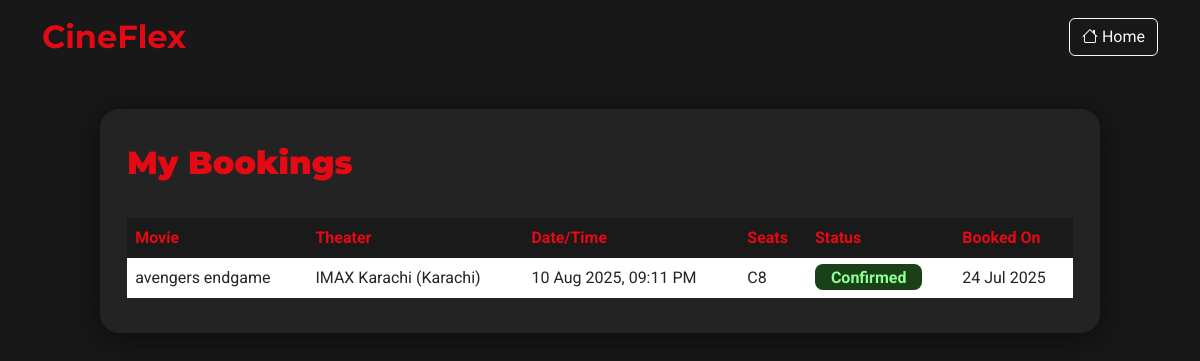
Before: /user/my-bookings.php (signed in) with the older database file.
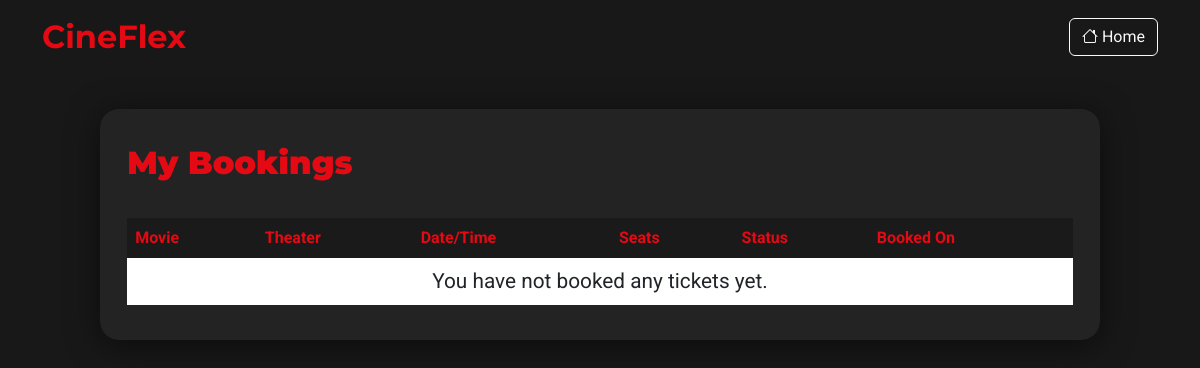
After: the same page with the newer database file.
### tables this page shows
CREATE TABLE `bookings` (
  `id` int(11) NOT NULL,
  `user_id` int(11) DEFAULT NULL,
  `show_id` int(11) DEFAULT NULL,
  `seats` varchar(50) DEFAULT NULL,
  `seat_class` varchar(50) DEFAULT NULL,
  `booking_date` datetime DEFAULT current_timestamp(),
  `status` varchar(30) DEFAULT 'confirmed',
  `payment_status` enum('unpaid','paid') DEFAULT 'unpaid',
  `seat_types` text DEFAULT NULL
);

CREATE TABLE `movies` (
  `id` int(11) NOT NULL,
  `title` varchar(100) DEFAULT NULL,
  `description` text DEFAULT NULL,
  `genre` varchar(50) DEFAULT NULL,
  `duration` varchar(30) DEFAULT NULL,
  `poster` varchar(255) DEFAULT NULL,
  `trailer` varchar(255) DEFAULT NULL,
  `rating` float DEFAULT NULL,
  `is_trending` tinyint(1) DEFAULT 0,
  `is_nowshowing` tinyint(1) DEFAULT 0,
  `is_toprated` tinyint(1) DEFAULT 0,
  `status` varchar(20) DEFAULT 'active',
  `created_at` datetime DEFAULT current_timestamp()
);

CREATE TABLE `theaters` (
  `id` int(11) NOT NULL,
  `name` varchar(100) NOT NULL,
  `city` varchar(100) DEFAULT NULL,
  `address` varchar(255) DEFAULT NULL
);

CREATE TABLE `shows` (
  `id` int(11) NOT NULL,
  `movie_id` int(11) DEFAULT NULL,
  `theater_id` int(11) DEFAULT NULL,
  `show_time` datetime DEFAULT NULL,
  `seats` int(11) DEFAULT NULL,
  `price` float DEFAULT NULL
);

### user/my-bookings.php (the view, shortened to what this page needs)
<?php
require_once("../includes/db.php");
$user_id = $_SESSION['user_id'];
$res = mysqli_query($conn, "
  SELECT
    b.*,
    s.show_time,
    m.title AS movie_title,
    t.name AS theater_name,
    t.city
  FROM
    bookings b
    LEFT JOIN shows s ON b.show_id = s.id
    LEFT JOIN movies m ON s.movie_id = m.id
    LEFT JOIN theaters t ON s.theater_id = t.id
  WHERE b.user_id = $user_id
  ORDER BY b.booking_date DESC
");
?>
<!DOCTYPE html>
<html lang="en">
<head>
  <link rel="stylesheet" href="https://cdn.jsdelivr.net/npm/bootstrap@5.3.0/dist/css/bootstrap.min.css">
  <link rel="stylesheet" href="https://cdn.jsdelivr.net/npm/bootstrap-icons@1.11.3/font/bootstrap-icons.min.css">
  <link rel="stylesheet" href="assets/css/style.css">
</head>
<body>
  <nav class="navbar navbar-dark" style="background:#181818;">
    <div class="container">
      <a class="navbar-brand fw-bold" style="font-family:'Montserrat',sans-serif;color:#e50914;font-size:2rem;" href="index.php">CineFlex</a>
      <a class="btn btn-outline-light" href="index.php"><i class="bi bi-house"></i> Home</a>
    </div>
  </nav>
  <div class="mybook-wrap">
    <h2>My Bookings</h2>
    <div style="overflow-x:auto;">
    <table class="table table-borderless align-middle">
      <thead>
        <tr>
          <th>Movie</th>
          <th>Theater</th>
          <th>Date/Time</th>
          <th>Seats</th>
          <th>Status</th>
          <th>Booked On</th>
        </tr>
      </thead>
      <tbody>
      <?php if(mysqli_num_rows($res)): while($b = mysqli_fetch_assoc($res)): ?>
        <tr>
          <td><?= $b['movie_title'] ? htmlspecialchars($b['movie_title']) : "<span style='color:#bbb;'>Invalid movie</span>" ?></td>
          <td><?= $b['theater_name'] ? htmlspecialchars($b['theater_name']) : "<span style='color:#bbb;'>Invalid theater</span>" ?><?= $b['city'] ? " (".htmlspecialchars($b['city']).")" : "" ?></td>
          <td><?= $b['show_time'] ? date('d M Y, h:i A', strtotime($b['show_time'])) : "<span style='color:#bbb;'>Invalid show</span>" ?></td>
          <td><?= htmlspecialchars($b['seats']) ?></td>
          <td>
            <span class="status-badge <?= $b['status'] == 'confirmed' ? 'confirmed' : 'cancelled' ?>">
              <?= htmlspecialchars(ucfirst($b['status'])) ?>
            </span>
          </td>
          <td><?= date('d M Y', strtotime($b['booking_date'])) ?></td>
        </tr>
      <?php endwhile; else: ?>
        <tr><td colspan="6" class="empty-msg">You have not booked any tickets yet.</td></tr>
      <?php endif; ?>
      </tbody>
    </table>
    </div>
  </div>
</body>
</html>

Changed rows visible on the page:
removed bookings: movies.title "avengers endgame", theaters.name "IMAX Karachi", theaters.city "Karachi", show.show_time "10 Aug 2025, 09:11 PM", seats "C8", status "Confirmed", booking_date "24 Jul 2025"
Other visible differences:
text now shown: "You have not booked any tickets yet."
